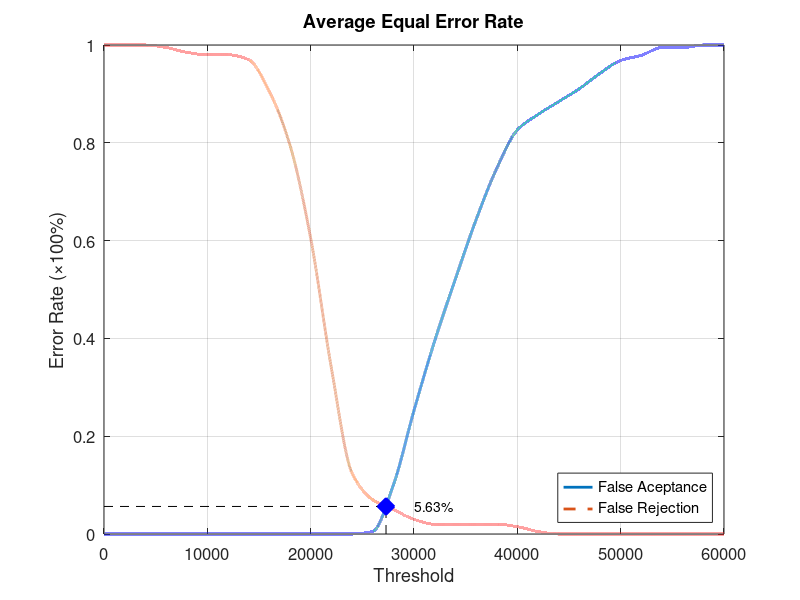
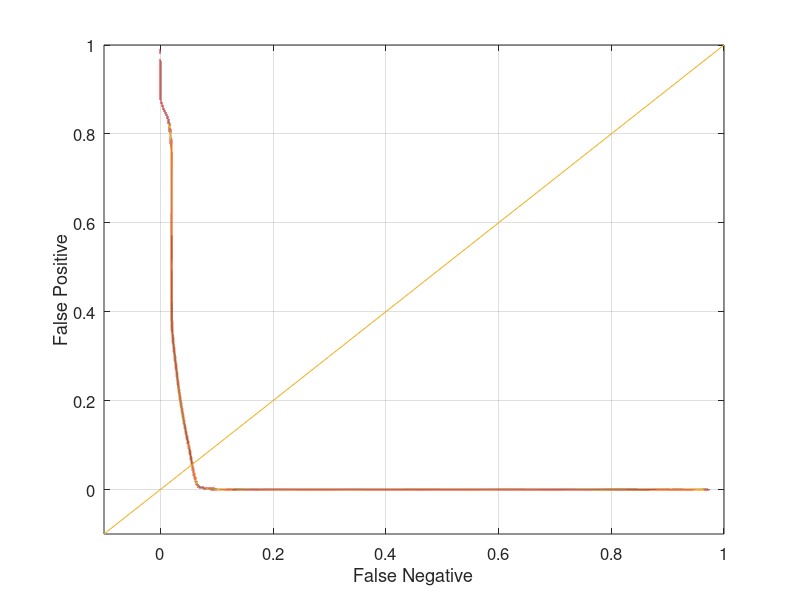

These figures' MATLAB source, in order:
function yEER = Database4_1
close all;
clear;
clc;
x = 0:2000:60000;
xq = 0:0.5:60000;

y0 = [0 0 0 0 0 0 0 0 0 0 0 0 0 0.00526316 0.1 0.252632 0.394737 0.521053 0.642105 0.747368 0.826316 0.857895 0.884211 0.910526 0.942105 0.968421 0.978947 0.994737 0.994737 1 1];
yy0 = interp1(x, y0, xq, 'pchip');
y1 = [1 1 1 0.995 0.985 0.98 0.98 0.97 0.905 0.795 0.605 0.34 0.125 0.07 0.05 0.03 0.02 0.02 0.02 0.02 0.015 0.005 0 0 0 0 0 0 0 0 0];
yy1 = interp1(x, y1, xq, 'pchip');

% Calculating EER: 
y2 = abs(y0 - y1);
find(y2 == min(y2))
yy2 = abs(yy0 - yy1);
xEER = find(yy2 == min(yy2));
xEERIndex = xq(xEER) % X-axis EER
yEER = yy0(xEER) % Y-axis EER

main = figure
plot(xq, yy0,'-','LineWidth', 2);	hold on
plot(xq, yy1,'--','LineWidth', 2);	hold on
plot([xEERIndex xEERIndex], [0 yEER], 'k--');	hold on
plot([0 xEERIndex], [yEER yEER], 'k--');	hold on
plot(xEERIndex, yEER, 'bx', 'LineWidth', 10);	hold on
text(xEERIndex + 10 * xEERIndex / 100, yEER, [num2str(round((10000 * yEER)) / 100) '%'])
legend('False Aceptance', 'False Rejection', 'Location', 'SouthEast')
xlabel('Threshold')
ylabel('Error Rate (\times100%)')
title('Average Equal Error Rate')
set(gca, 'FontSize', 12)
axis([0 60000 0 1])
grid on

print(main, 'Database4_1Main', '-dpng');
FNRxFPR = figure('Color', [1 1 1]);
plot(yy1, yy0, '-', yy1, yy0, 'LineWidth', 2);
hold on
y = -0.1:0.1:1
plot(y, y); 
set(gca, 'FontSize', 12)
xlabel('False Negative')
ylabel('False Positive')
axis([-0.1 1 -0.1 1])
set(gca, 'FontSize', 12)
grid on

print(FNRxFPR, 'Database4_1FNRxFPR','-dpng');
end
